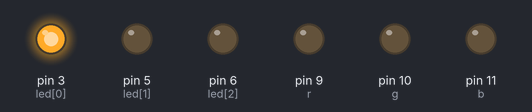
The sketch below on a simulated Arduino Uno, built with avr-gcc and run on an emulated ATmega328P. Shown: output pins drawn as LEDs (lit = HIGH).

Above: at 0.1 s.
At 0.7 s:
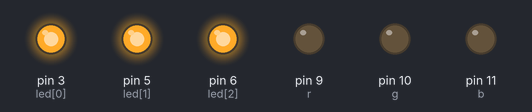
At 4.2 s:
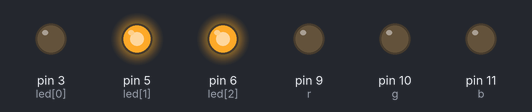
At 4.8 s:
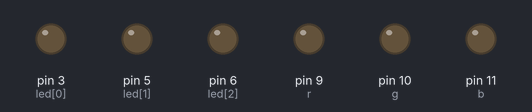
Timing chart, 0 to 6.3 s (numbered marks = the images above):
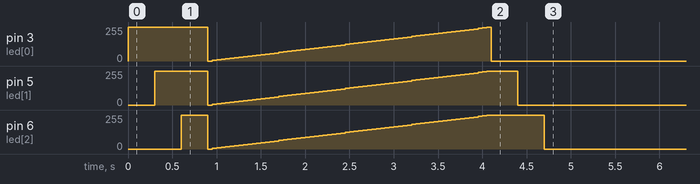

The sketch:

pw20140507.ino
```cpp
/*
01,kai deng,001
02,guan deng,002
03,bian liang,003
04,liang yi dian,003
05,bian an,004
06,an yi dian,004
*/

int led[3]={3,5,6};
int r=9,g=10,b=11;
int lumix=0;
int com;

void setup(){
  Serial.begin(9600);
  for(int i=0;i<3;i++)
  {
    pinMode(led[i],OUTPUT);
  }
  pinMode(r,OUTPUT);
  pinMode(g,OUTPUT);
  pinMode(b,OUTPUT);
  initialize();

}

void loop(){
  while(Serial.available()){
    com=Serial.read();
    if(com==1){
      lumix=512;
    }else if(com==2){
      lumix=0;
    }


  }

}

void initialize()
{
  for(int i=0;i<3;i++)
  {
    digitalWrite(led[i],HIGH);
    delay(300);
  }
  for(int i=0;i<255;i+=4)
  {
      for(int j=0;j<3;j++)
    {
      analogWrite(led[j],i);

    }
    delay(50);
  }
  for(int i=0;i<3;i++)
  {
    digitalWrite(led[i],LOW);
    delay(300);
  }
}
```
